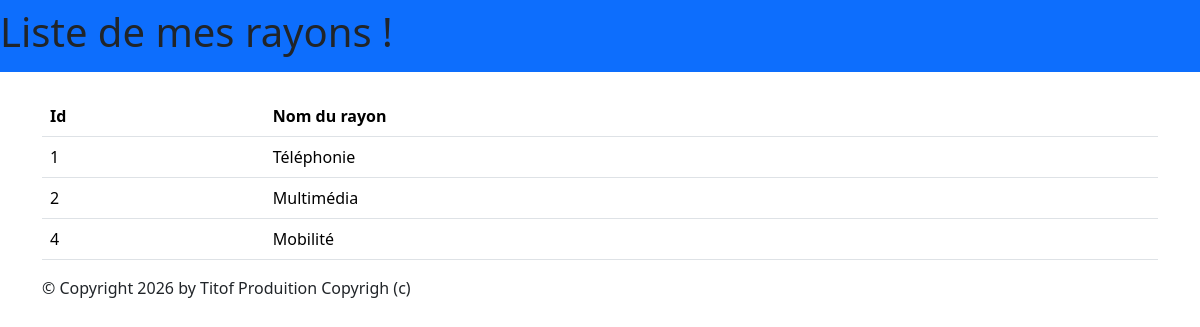
Page /monApp/rayons/ on the committed database.
### monApp/models.py (models this page shows, shortened)
class Rayon(models.Model):
    idRayon = models.AutoField(primary_key=True)
    nomRayon = models.CharField(max_length=100)

### monApp/views.py (the view)
# urls.py: path('rayons/',views.ListRayons,name='rayons')
def ListRayons(request):
    rays = Rayon.objects.all()
    return render(request, 'monApp/ListRayons.html',{'rayons': rays})

### monApp/templates/monApp/ListRayons.html
{% extends 'monApp/base.html' %}
{% block menu %}
    <h1>Liste de mes rayons !</h1>
{% endblock %}
{% block contenu %}
    <table class="table">
        <thead>
            <tr>
                <th>Id</th>
                <th>Nom du rayon</th>
            </tr>
        </thead>
        <tbody>
            {% for ray in rayons %}
            <tr>
                <td>{{ ray.idRayon }}</td>
                <td>{{ ray.nomRayon }}</td>
            </tr>
            {% endfor %}
        </tbody>
    </table>
{% endblock %}

### monApp/static/css/styles.css (style rules this page uses)
h1 { color:red; }

### rows in the picture
Rayon: idRayon "1", nomRayon "Téléphonie"
Rayon: idRayon "2", nomRayon "Multimédia"
Rayon: idRayon "4", nomRayon "Mobilité"
